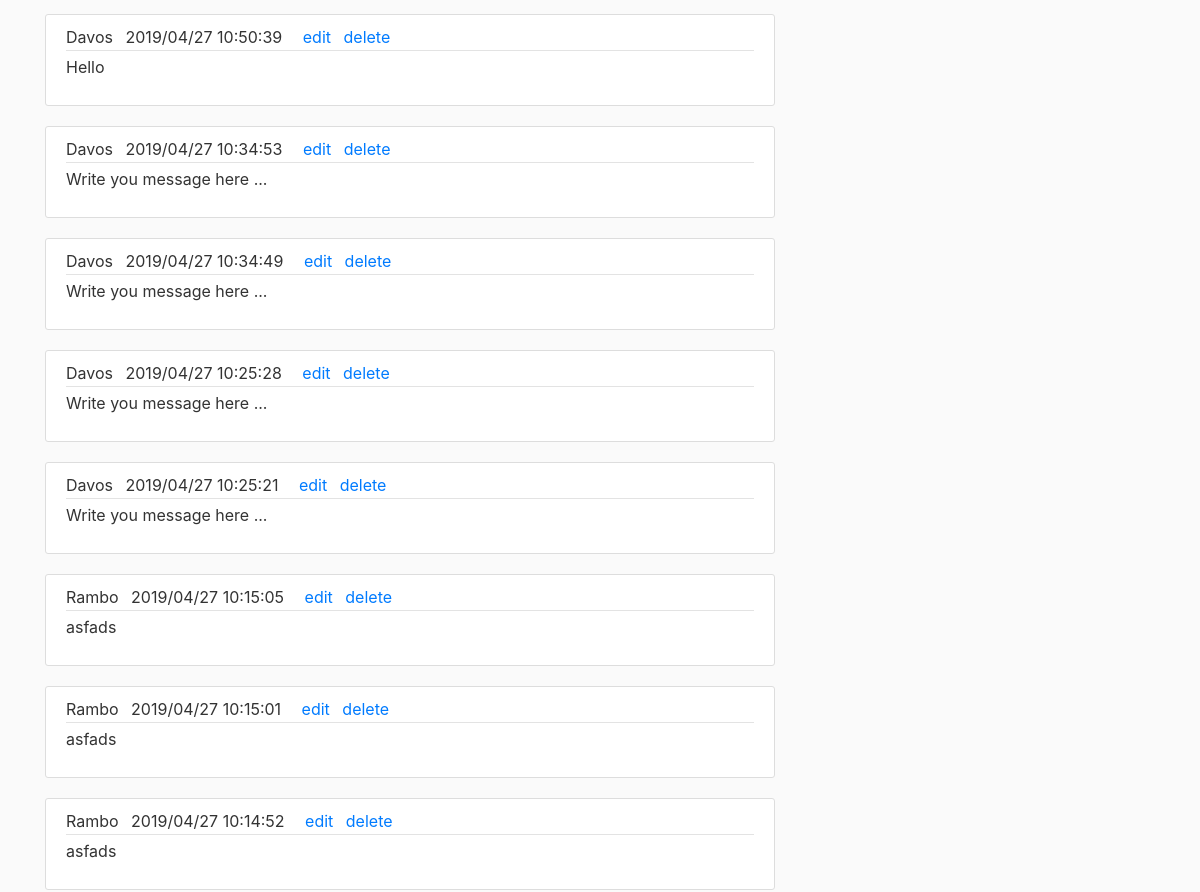
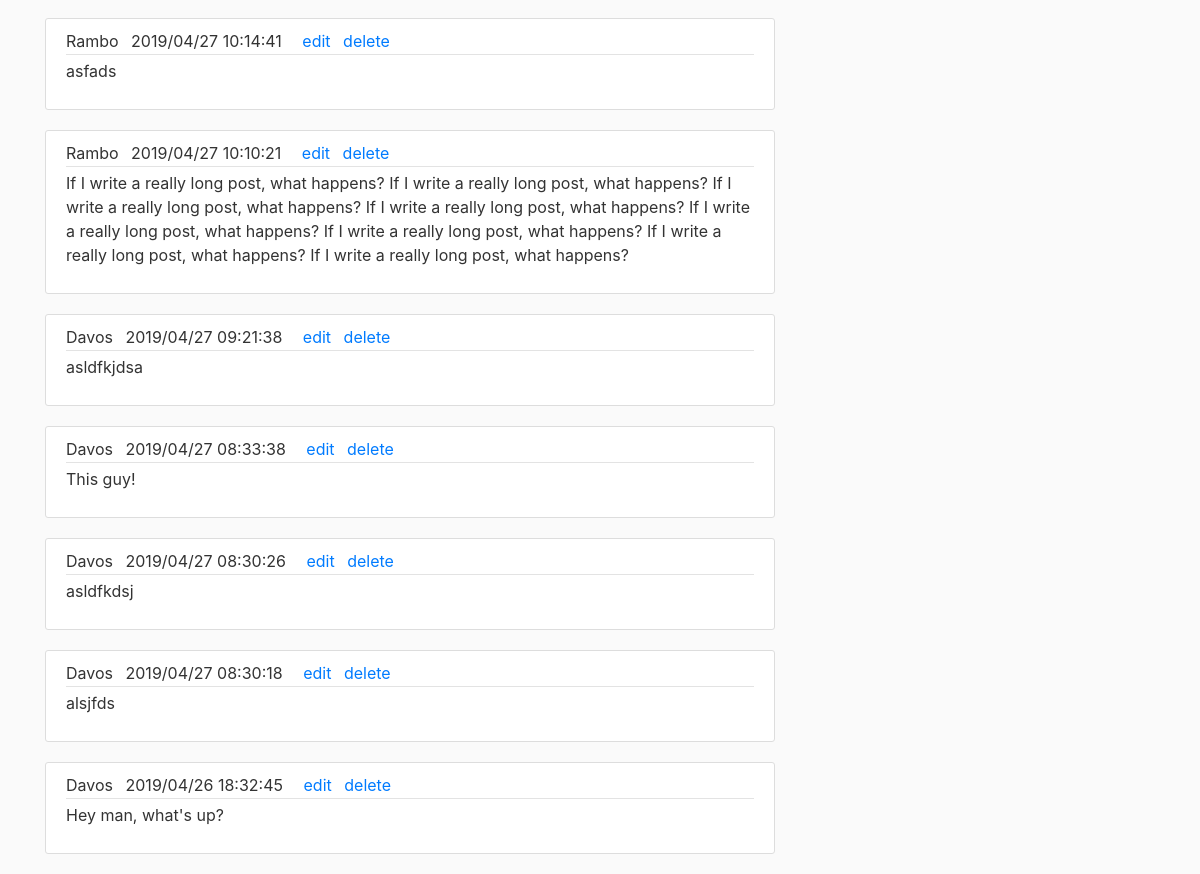
/blog (lower part), run on an earlier commit of the app's database (2 pictures, top to bottom).
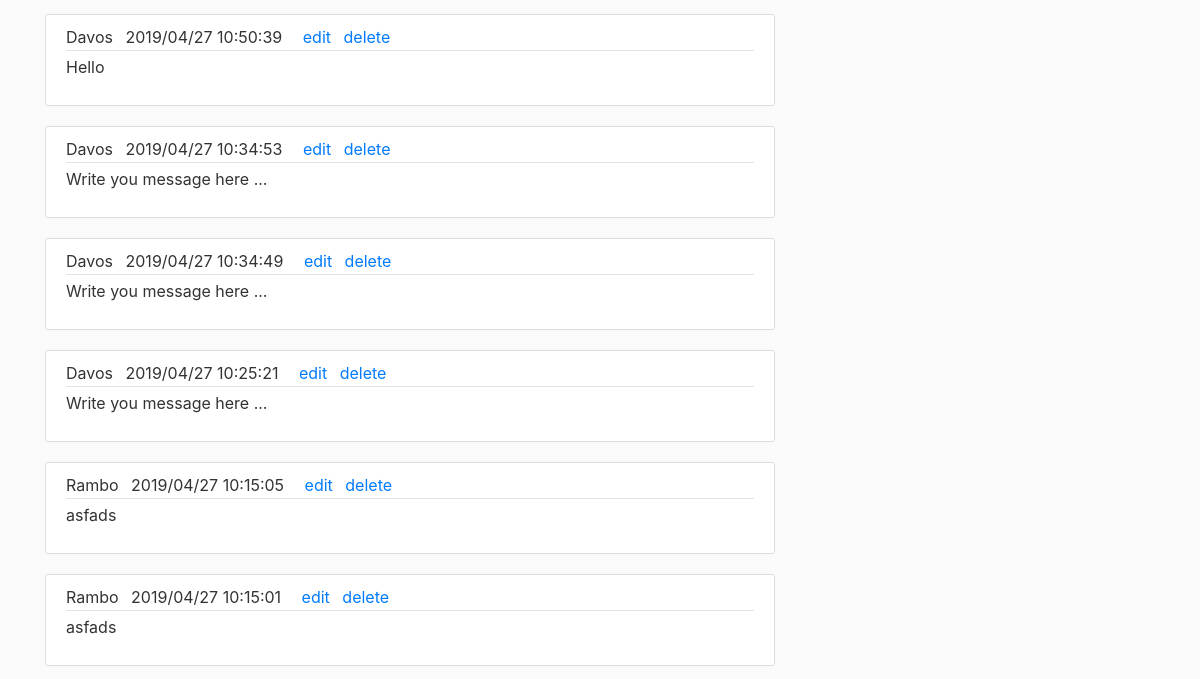
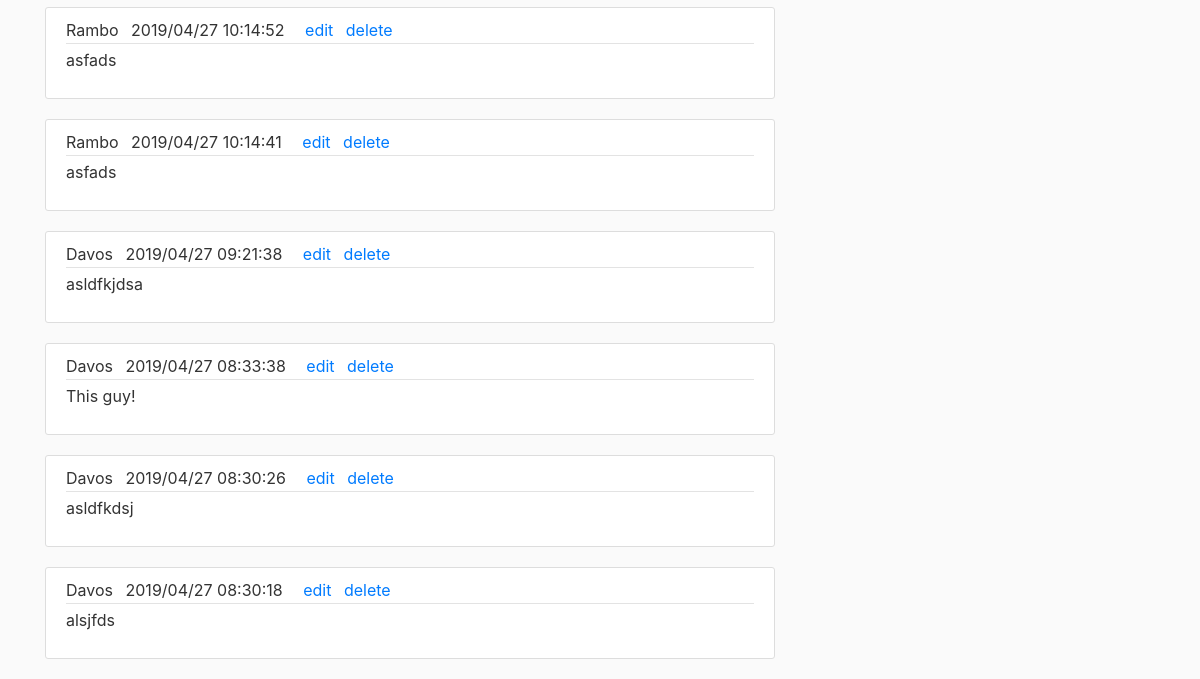
And on a later commit of the database (2 pictures, top to bottom).
### tables this page shows
CREATE TABLE Blog
(time_  DATETIME, 
user_nm varchar(255),
comp_nm varchar(255),
post varchar(255),
PRIMARY KEY (time_, user_nm, comp_nm),
constraint fk_user
    FOREIGN KEY (user_nm)
    REFERENCES CompUser(user_nm)
    on delete cascade,
constraint fk_comp
    FOREIGN KEY (comp_nm)
    references FantasyCompetition(comp_nm)
    on delete cascade
);

### survivorcomp.py (the view, shortened to what this page needs)
@app.route("/blog", methods=['GET', 'POST'])
def blog():
    c, conn = get_db()
    c.execute('SELECT user_nm FROM CompUser')
    results = c.fetchall()
    users = [(results.index(item), item['user_nm']) for item in results]
    form = BlogForm()
    form.username.choices = users
    conn = sqlite3.connect('survivor.db')
    conn.row_factory = dict_factory
    c = conn.cursor()
    c.execute("SELECT * FROM Blog \
        ORDER BY time_ DESC")
    blogs = c.fetchall()
    return render_template('blog.html', posts=blogs, form=form)

### survivorcomp.py (called while the page is built)
def dict_factory(cursor, row):
    d = {}
    for idx, col in enumerate(cursor.description):
        d[col[0]] = row[idx]
    return d

def get_db():
    conn = sqlite3.connect('survivor.db')
    conn.row_factory = dict_factory
    c = conn.cursor()
    c.execute("PRAGMA foreign_keys=ON;")
    return c, conn

@app.context_processor
def feed_layout():
    c, conn = get_db()
    c.execute("SELECT name, ep_no \
        FROM contestant \
        Where ep_no is not Null \
        order by ep_no")
    out_cons = c.fetchall()
    return dict(out_cons=out_cons)

### templates/blog.html (shortened to what this page needs)
{% extends "layout.html" %}
{% block content %}
    {% for post in posts %}
      <article class="media content-section">
        <div class="media-body">
          <div class="article-metadata">
            <a class="mr-2" >{{ post.user_nm }}</a>
            <a class="mr-2" >{{ post.time_ }}</a>
            <a href="/blog/edit/{{ post.time_.replace('/', '-') }}/{{ post.user_nm }}/{{ post.comp_nm }}" class="ml-2" >edit</a>
            <a href="/blog/delete/{{ post.time_.replace('/', '-') }}/{{ post.user_nm }}/{{ post.comp_nm }}" class="ml-2" >delete</a>
          </div>
          <p class="article-content">{{ post.post }}</p>
        </div>
      </article>
    {% endfor %}
{% endblock content %}

### templates/layout.html (shortened to what this page needs)
<!DOCTYPE html>
<html>
<head>
    <link rel="stylesheet" href="https://maxcdn.bootstrapcdn.com/bootstrap/4.0.0/css/bootstrap.min.css">
    <link rel="stylesheet" type="text/css" href="{{ url_for('static', filename='main.css') }}">
</head>
<body>
    <main role="main" class="container">
      <div class="row">
        <div class="col-md-8">
          {% block content %}
          {% endblock %}
        </div>
        <div class="col-md-4">
        </div>
      </div>
    </main>
</body>
</html>

### static/main.css (style rules this page uses)
body { background: #fafafa; color: #333333; margin-top: 5rem; }
.content-section { background: #ffffff; padding: 10px 20px; border: 1px solid #dddddd; border-radius: 3px; margin-bottom: 20px; }
.article-content { white-space: pre-line; }
.article-metadata { padding-bottom: 1px; margin-bottom: 4px; border-bottom: 1px solid #e3e3e3 }

What changed in the data, as far as the page shows it:
removed Blog: user_nm "Davos", time_ "2019/04/27 10:25:28", post "Write you message here ..."
removed Blog: user_nm "Rambo", time_ "2019/04/27 10:10:21", post "If I write a really long post, what happens? If I write a really long post, what happens? If I write a really long post, what happens? If I write a really long post, what happens? If I write a really long post, what happens? If I write a really long post, what happens? If I write a really long post, what happens? If I write a really long post, what happens?"
removed Blog: user_nm "Davos", time_ "2019/04/26 18:32:45", post "Hey man, what's up?"
